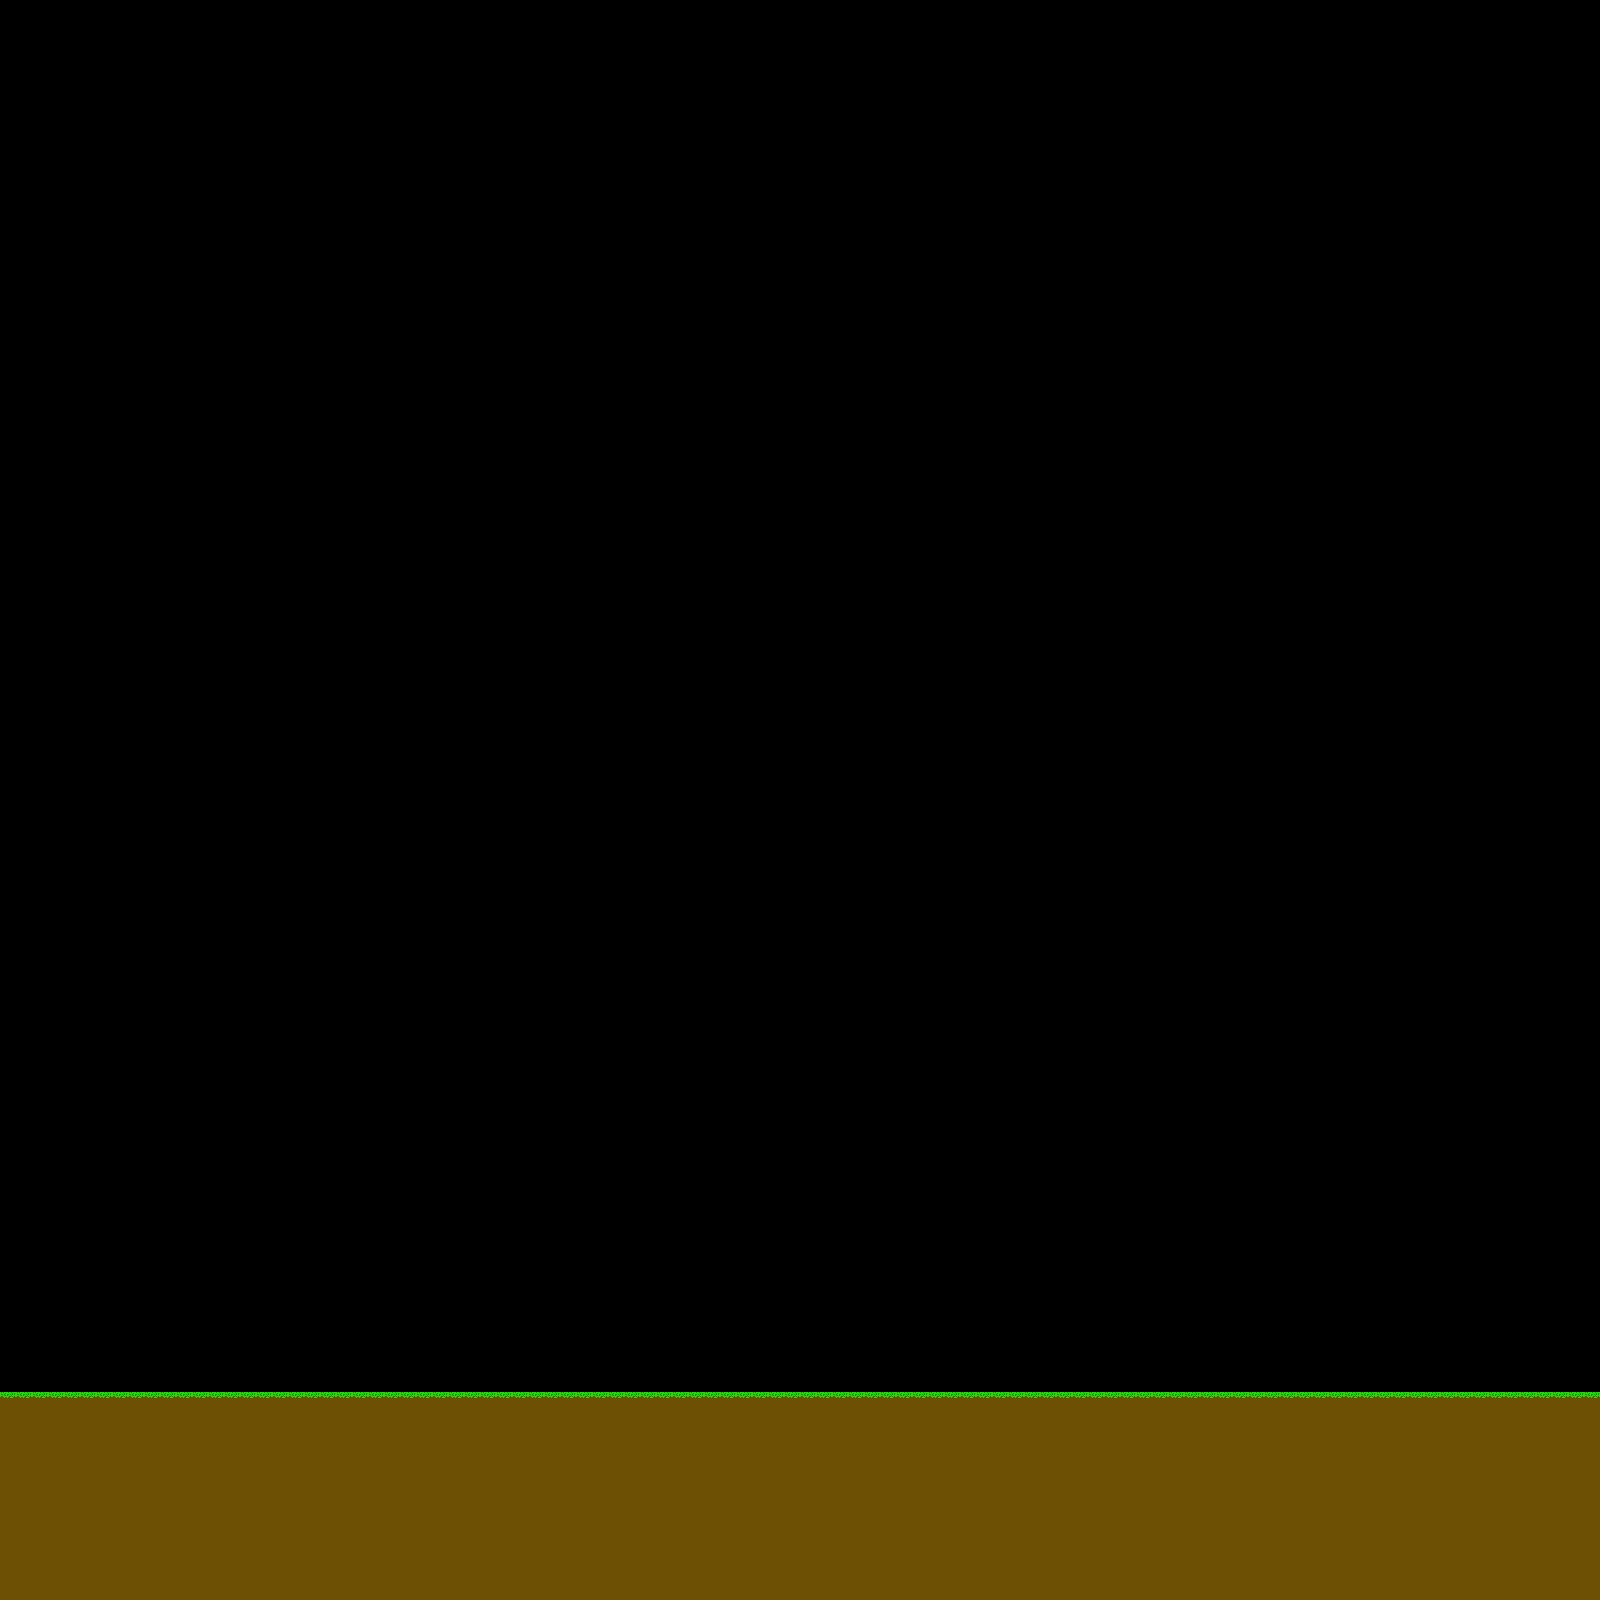

Rendered tile map (Tiled .tmx) drawn with the repository's tilesets; below, a short description and the map source with its tile grids summarised:
An orthogonal 100x100 tile map with 16x16 px tiles, 1 tile layer (Kachelebene 1).

<map version="1.2" tiledversion="1.3.2" orientation="orthogonal" renderorder="right-down" compressionlevel="-1" width="100" height="100" tilewidth="16" tileheight="16" infinite="0" nextlayerid="2" nextobjectid="1">
 <tileset firstgid="1" source="testlvl.tsx" />
 <layer id="1" name="Kachelebene 1" width="100" height="100">
  <data>[10000 cells, 10000 non-empty, 3 distinct tile ids]</data>
 </layer>
</map>
